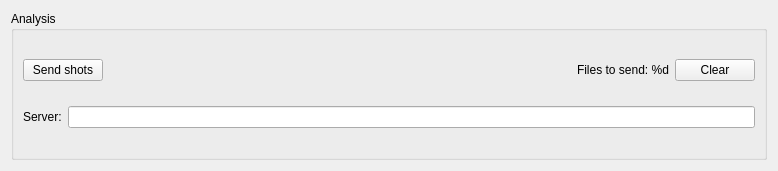
<?xml version="1.0" encoding="UTF-8"?>
<ui version="4.0">
 <class>analysis</class>
 <widget class="QWidget" name="analysis">
  <property name="geometry">
   <rect>
    <x>0</x>
    <y>0</y>
    <width>778</width>
    <height>171</height>
   </rect>
  </property>
  <property name="windowTitle">
   <string>Form</string>
  </property>
  <layout class="QHBoxLayout" name="horizontalLayout_2">
   <item>
    <widget class="QGroupBox" name="groupBox">
     <property name="title">
      <string>Analysis</string>
     </property>
     <layout class="QVBoxLayout" name="verticalLayout">
      <item>
       <layout class="QHBoxLayout" name="horizontalLayout_3">
        <item>
         <widget class="QPushButton" name="send_to_server">
          <property name="focusPolicy">
           <enum>Qt::NoFocus</enum>
          </property>
          <property name="toolTip">
           <string>Send files for analysis</string>
          </property>
          <property name="text">
           <string>Send shots</string>
          </property>
          <property name="icon">
           <iconset resource="../../../../usr/local/lib/python2.7/dist-packages/qtutils/icons/icons.qrc">
            <normaloff>:/qtutils/fugue/computer--arrow.png</normaloff>:/qtutils/fugue/computer--arrow.png</iconset>
          </property>
          <property name="checkable">
           <bool>true</bool>
          </property>
          <property name="flat">
           <bool>false</bool>
          </property>
         </widget>
        </item>
        <item>
         <widget class="QLabel" name="server_online">
          <property name="text">
           <string/>
          </property>
          <property name="pixmap">
           <pixmap resource="../../../../usr/local/lib/python2.7/dist-packages/qtutils/icons/icons.qrc">:/qtutils/fugue/status-offline.png</pixmap>
          </property>
         </widget>
        </item>
        <item>
         <spacer name="horizontalSpacer">
          <property name="orientation">
           <enum>Qt::Horizontal</enum>
          </property>
          <property name="sizeHint" stdset="0">
           <size>
            <width>40</width>
            <height>20</height>
           </size>
          </property>
         </spacer>
        </item>
        <item>
         <layout class="QHBoxLayout" name="resend_shots_layout">
          <item>
           <widget class="QLabel" name="resend_shots_label">
            <property name="text">
             <string>Files to send: %d</string>
            </property>
           </widget>
          </item>
          <item>
           <widget class="QPushButton" name="clear_unsent_shots_button">
            <property name="text">
             <string>Clear</string>
            </property>
            <property name="icon">
             <iconset resource="../../../../usr/local/lib/python2.7/dist-packages/qtutils/icons/icons.qrc">
              <normaloff>:/qtutils/fugue/cross-octagon.png</normaloff>:/qtutils/fugue/cross-octagon.png</iconset>
            </property>
           </widget>
          </item>
         </layout>
        </item>
       </layout>
      </item>
      <item>
       <layout class="QHBoxLayout" name="horizontalLayout">
        <item>
         <widget class="QLabel" name="label">
          <property name="text">
           <string>Server:</string>
          </property>
         </widget>
        </item>
        <item>
         <widget class="QLineEdit" name="server"/>
        </item>
       </layout>
      </item>
     </layout>
    </widget>
   </item>
  </layout>
 </widget>
 <resources>
  <include location="../../../../usr/local/lib/python2.7/dist-packages/qtutils/icons/icons.qrc"/>
 </resources>
 <connections/>
</ui>
